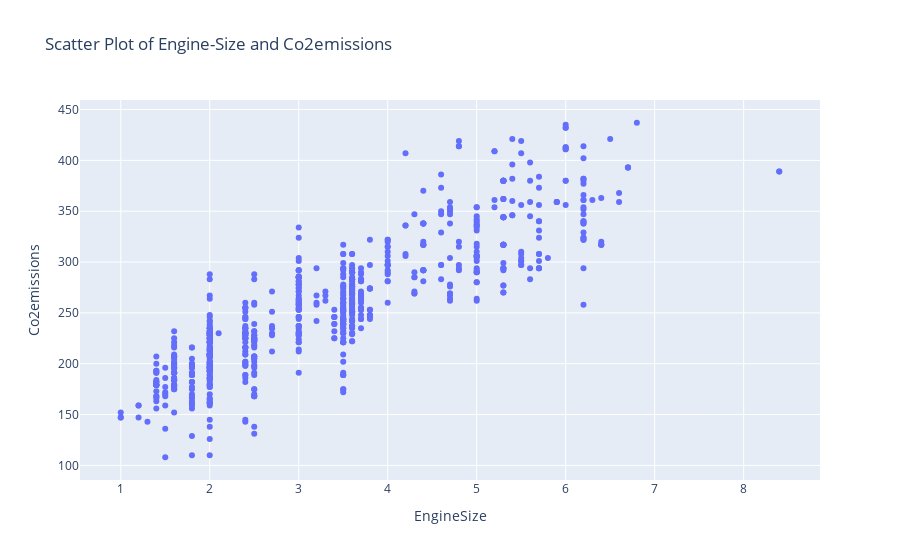

Notebook source saved alongside this figure:
### Code cell
px.scatter(x= x_train, y=y_train, title='Scatter Plot of Engine-Size and Co2emissions',
          labels={'x':'EngineSize', 'y':'Co2emissions'})

### Figure 1 — Plotly figure (JSON) as saved in the notebook; plotly's stock layout.template omitted (floating-point values rounded to 4 significant figures; data arrays with more than 128 entries replaced by an {"elided": "..."} marker saying what was removed)
{"data": [{"hovertemplate": "EngineSize=%{x}<br>Co2emissions=%{y}<extra></extra>", "legendgroup": "", "marker": {"color": "#636efa", "symbol": "circle"}, "mode": "markers", "name": "", "orientation": "v", "showlegend": false, "type": "scatter", "x": {"elided": "800 float values"}, "xaxis": "x", "y": {"elided": "800 int values"}, "yaxis": "y"}], "layout": {"legend": {"tracegroupgap": 0}, "title": {"text": "Scatter Plot of Engine-Size and Co2emissions"}, "xaxis": {"anchor": "y", "domain": [0, 1], "title": {"text": "EngineSize"}}, "yaxis": {"anchor": "x", "domain": [0, 1], "title": {"text": "Co2emissions"}}}}
